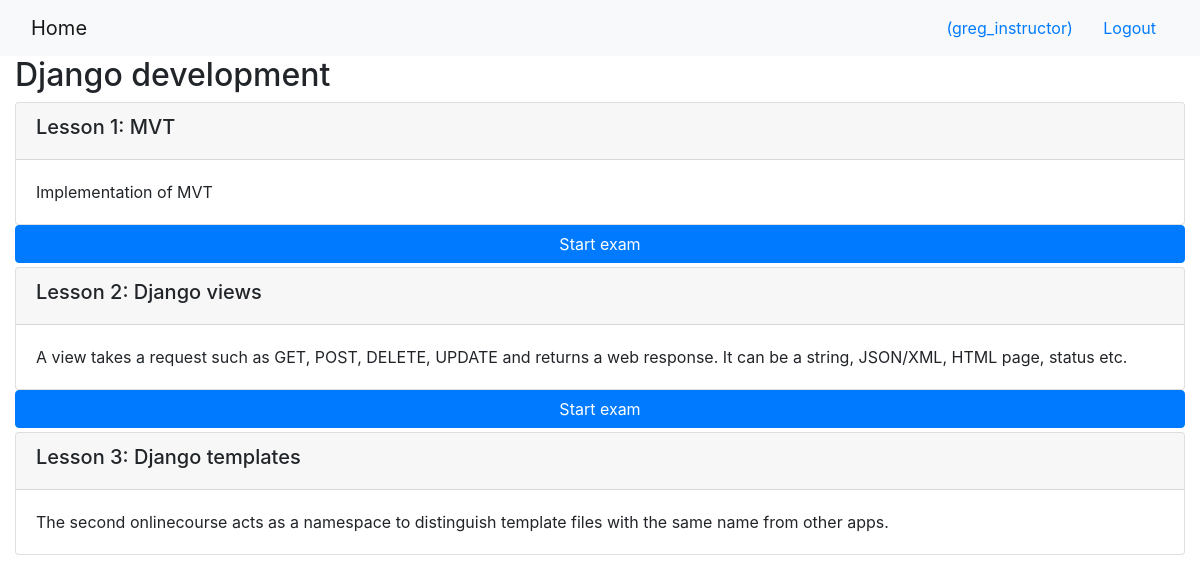
The app's page /onlinecourse/1/ (signed in) with its own data.
### onlinecourse/models.py (models this page shows, shortened)
class Course(models.Model):
    name = models.CharField(null=False, max_length=30, default='online course')
    image = models.ImageField(upload_to='course_images/')
    description = models.CharField(max_length=1000)
    pub_date = models.DateField(null=True)
    instructors = models.ManyToManyField(Instructor)
    users = models.ManyToManyField(settings.AUTH_USER_MODEL, through='Enrollment')
    total_enrollment = models.IntegerField(default=0)
    is_enrolled = False

class Lesson(models.Model):
    title = models.CharField(max_length=200, default="title")
    order = models.IntegerField(default=0)
    course = models.ForeignKey(Course, on_delete=models.CASCADE)
    content = models.TextField()

### onlinecourse/views.py (the view)
# urls.py: path('<int:pk>/', views.CourseDetailView.as_view(), name='course_details'),
class CourseDetailView(generic.DetailView):
    model = Course
    template_name = 'onlinecourse/course_detail_bootstrap.html'

### onlinecourse/templates/onlinecourse/course_detail_bootstrap.html (shortened to what this page needs)
<!DOCTYPE html>
<html lang="en">
<head>
     {% load static %}
    <link rel="stylesheet" href="https://maxcdn.bootstrapcdn.com/bootstrap/4.5.2/css/bootstrap.min.css">
</head>
<body>
    <nav class="navbar navbar-light bg-light">
        <div class="container-fluid">
            <div class="navbar-header">
                  <a class="navbar-brand" href="{% url 'onlinecourse:index' %}">Home</a>
            </div>
            <ul class="nav navbar-nav navbar-right">
                {% if user.is_authenticated %}
                <li>
                    <a class="btn btn-link" href="#">{{ user.first_name }}({{ user.username }})</a>
                    <a class="btn btn-link" href="{% url 'onlinecourse:logout' %}">Logout</a>
                </li>
                {% endif %}
            </ul>
        </div>
    </nav>
    <div class="container-fluid">
            <h2>{{ course.name }}</h2>
            <div class="card-columns-vertical">
                {% for lesson in course.lesson_set.all %}
                    <div class="card mt-1">
                        <div class="card-header"><h5>Lesson {{lesson.order|add:1}}: {{lesson.title}}</h5></div>
                        <div class="card-body">{{lesson.content}}</div>
                    </div>
                    {% if user.is_authenticated %}
                        {% if lesson.question_set.all %}
                            <button class="btn btn-primary btn-block" type="button" data-toggle="collapse" data-target="#questionform-{{lesson.id}}" aria-expanded="false" aria-controls="collapseExample">
                                Start exam
                            </button>
                        {% endif %}
                    {% endif %}
                {% endfor %}
            </div>
    </div>
</body>
</html>

### records on screen
Course: name "Django development"
Lesson: order|add "1", title "MVT", content "Implementation of MVT"
Lesson: order|add "2", title "Django views", content "A view takes a request such as GET, POST, DELETE, UPDATE and returns a web response. It can be a string, JSON/XML, HTML page, status etc."
Lesson: order|add "3", title "Django templates", content "The second onlinecourse acts as a namespace to distinguish template files with the same name from other apps."

### other values on screen
{{ user.username }} "greg_instructor"
